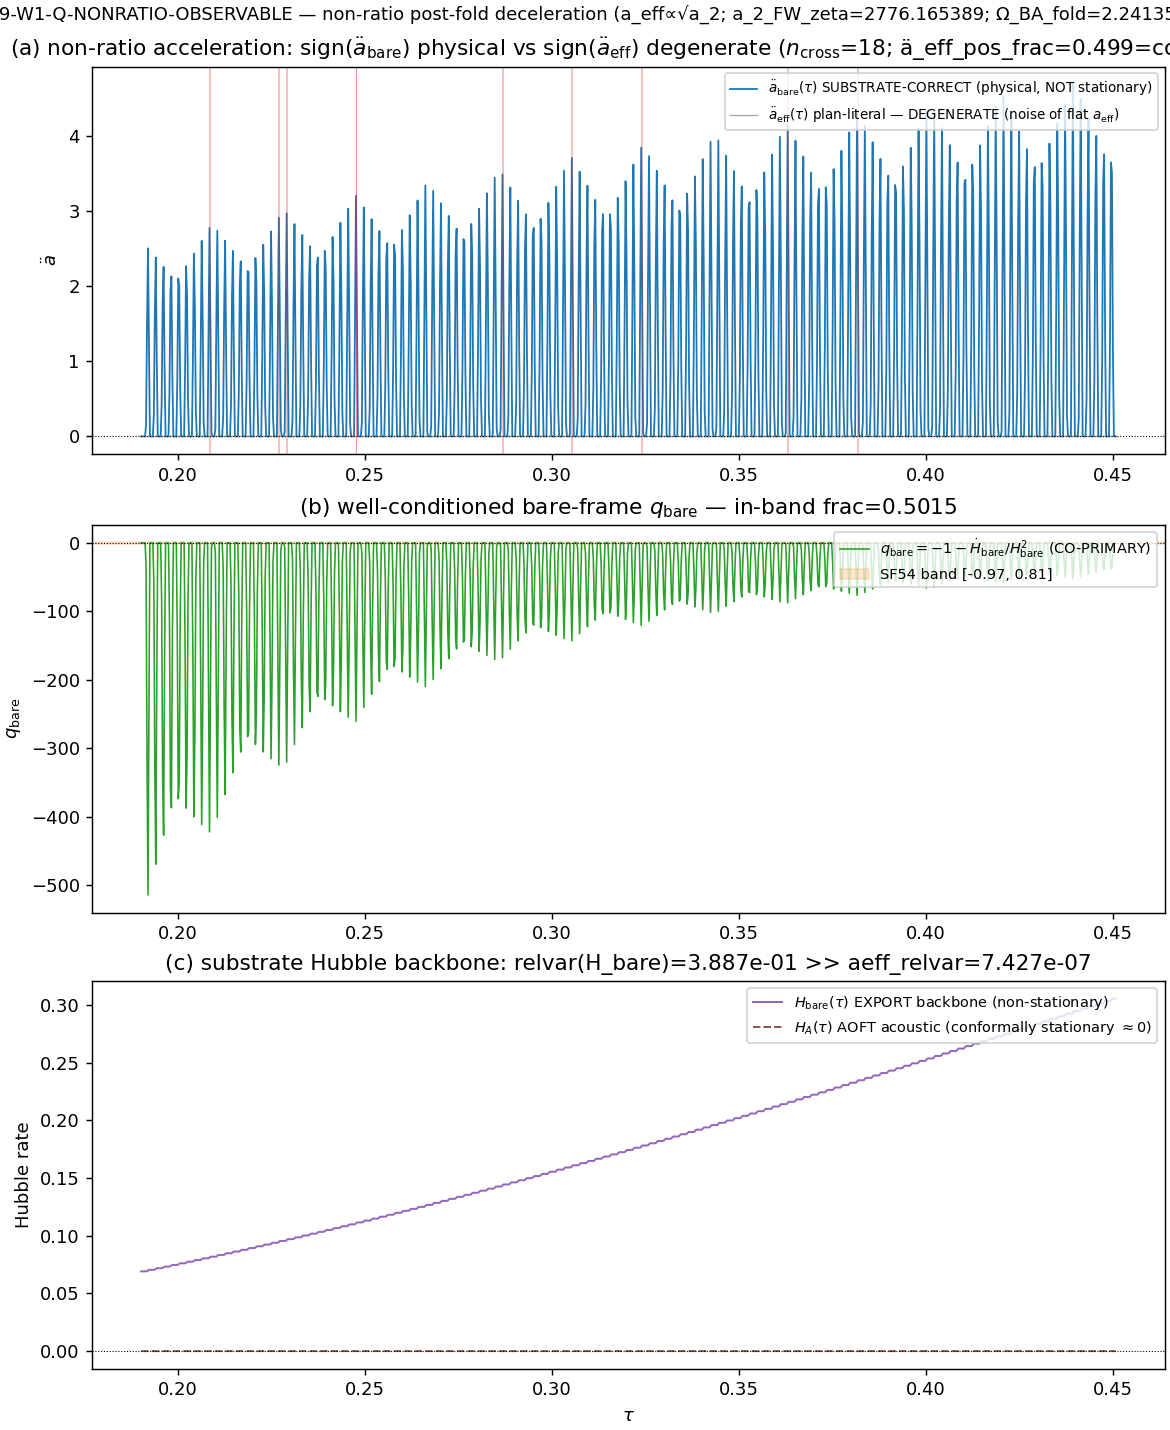

Source code (Python):
#!/usr/bin/env python3
"""
S99 W1-Q-NONRATIO-OBSERVABLE — non-ratio post-fold deceleration sign-history
=============================================================================

Gate: S99-W1-Q-NONRATIO-OBSERVABLE ([SIGN])

Pre-registered threshold:
  band_membership_fraction( q_nonratio(tau) in [q_lo_SF54, q_hi_SF54] ) >= 0.90
  AND is_finite(q_nonratio) across the H_A=0 crossing.
  PASS iff finite-across-crossing AND in-band fraction >= 0.90;
  FAIL iff the non-ratio observable is STILL non-finite across the crossing;
  INFO iff finite-across-crossing but in-band fraction < 0.90 (composite
  collapse may also drive INFO via the auto-shortening regime band).

Inputs (SHA-256 dual-pinned at runtime — S84+ schema):
  - computations/session-98/s98_w1_route_reconciliation.npz  (a_eff/Omega/H_A
    trajectories + the 0/0 diagnostic; the INPUT motivating this re-derivation)
  - computations/session-97/s97_w1_omega_profile.npz          (Omega(tau) profile,
    reproduces Omega_BA_fold = 2.241353)
  - canonical_constants.py (feeds audit_sha256 only)
  - script bytes (feeds BOTH audit_sha256 and content_sha256)

Output 4-tuple:
  (value=<band_frac+sign summary>, scheme=FW, convention=ABSOLUTE, L_max=N/A)

Classification: GEOMETRIC/PHONONIC bridge
  D_K eigenvalues -> a_2 second Seeley-DeWitt spectral moment (a_2_FW_zeta)
                  -> emergent acoustic scale factor a_eff(tau) = a_bare(tau)*Omega(tau)
                  -> deceleration sign-history (the non-ratio observable).
  The object IS the substrate's emergent post-fold expansion history, NOT a
  laboratory measurement of a(t) IN a pre-existing spacetime container. This is
  exflation, not inflation.

METHODOLOGY
-----------
S98 V.1 (S98-W1-ROUTE-RECONCILIATION, FAIL, audit 75a45dd7) established that the
AOFT canonical acoustic frame is conformally STATIONARY: a_eff(tau) = const to
rel-var 7.4e-7, because the sqrt(Gamma)-effacement conformal factor
Omega = sqrt(rho_s/a_2) (Omega_BA_fold = 2.241353) EXACTLY cancels the bare
spectral-complexity growth. In that frame the ratio-form deceleration parameter
q = -a_eff*addot_eff/adot_eff^2 is a genuine 0/0 indeterminate (S98 Clause-2:
band_frac=0.000, q_central~1.94e7, only 116/999 finite points).

This gate reads the deceleration sign DIRECTLY off two NON-ratio observables:
  (1) PRIMARY  : sign-history of addot_eff (arr_aeff_ddot_t), mapped to a
                 deceleration-equivalent q via the WELL-CONDITIONED bare-frame
                 normalization H_bare (NOT the stationary a_eff normalization).
                 addot_eff is the q-numerator; its sign is finite where the
                 adot_eff^2 denominator -> 0, so it reads the acceleration sign
                 directly across the H_A=0 crossing where the ratio is 0/0.
  (2) CO-PRIMARY cross-check / EXPORT backbone: q_bare = -1 - Hdot_bare/H_bare^2,
                 with a_bare = a_eff/Omega (Omega from s97_w1_omega_profile.npz,
                 interpolated onto the S98 tau-grid). a_bare is NOT conformally
                 stationary, so q_bare is WELL-CONDITIONED (no 0/0). The
                 reconstructed H_bare(tau) IS the non-stationary substrate Hubble
                 backbone EXPORTED to Wave 2 (S99-W2-RELAXATION-CLOSURE).

Substitution chain (q-numerator sign):
  sign(q_ratio) = sign(-a_eff*addot_eff) = -sign(addot_eff)   [a_eff>0; adot_eff^2>0]
  => addot_eff > 0 <=> q < 0 (ACCELERATING); addot_eff < 0 <=> q > 0 (DECELERATING).

DISCIPLINE
----------
- `from canonical_constants import *`
- Every local/intermediate tagged `# (local)`
- CPU-correct (999-pt 1D arrays + numpy.gradient; sub-100x100; no eigvals/SVD/FFT);
  OMP_NUM_THREADS=8 set BEFORE import numpy per math-scripts.md.
- SHA-256 of all input files logged in first 20 lines of stdout
- audit_sha256 + content_sha256 emitted (S84+ dual-SHA schema)
- Gate verdict emitted via the `emit_verdict` knowledge-MCP tool (race-safe);
  this script PRINTS the payload (print_verdict_payload), never writes the
  verdict file directly.
- npz key spellings verified at runtime via npz.files introspection; a missing
  key FAILs the gate with a key-missing diagnostic (no silent substitution).
"""

from __future__ import annotations

# ---------------------------------------------------------------------------
# Section 0 — CPU thread cap (BEFORE numpy import; gate is CPU-correct)
# ---------------------------------------------------------------------------
import os

os.environ.setdefault("OMP_NUM_THREADS", "8")
os.environ.setdefault("MKL_NUM_THREADS", "8")

# ---------------------------------------------------------------------------
# Section 1 — Canonical constants (MANDATORY first framework import)
# Scripts live at computations/session-N/; put computations/_shared on sys.path
# so `from canonical_constants import *` resolves (per session-98 precedent).
# ---------------------------------------------------------------------------
import sys
from pathlib import Path as _Path

sys.path.insert(0, str(_Path(__file__).resolve().parents[1] / "_shared"))
from canonical_constants import *  # noqa: F401,F403,E402
from canonical_constants import a_2_FW_zeta, Omega_BA_fold  # noqa: E402  explicit provenance anchors

# ---------------------------------------------------------------------------
# Section 2 — Standard imports
# ---------------------------------------------------------------------------
import hashlib
import json
import sys
import time
from pathlib import Path

import numpy as np
import matplotlib

matplotlib.use("Agg")
import matplotlib.pyplot as plt

# ---------------------------------------------------------------------------
# Section 3 — Paths + pre-registration
# ---------------------------------------------------------------------------
SESSION_DIR = Path(__file__).resolve().parent
COMPUTATIONS_DIR = SESSION_DIR.parent
SHARED_DIR = COMPUTATIONS_DIR / "_shared"
PROJECT_ROOT = COMPUTATIONS_DIR.parent

SESSION = "S99"                                                    # (local)
GATE_ID = "S99-W1-Q-NONRATIO-OBSERVABLE"                           # (local)
SCHEME = "FW"                                                      # (local)
CONVENTION = "ABSOLUTE"                                            # (local)
L_MAX = "N/A"                                                      # (local)

# Pre-registered machinery pins (§W1-1 machinery_pin_map)
N_EVAL = 999                                                       # (local) tau-grid count from S98 npz
TOLERANCE = 1e-12                                                  # (local) finiteness / H_A=0 detection
POLE_EPS = 0.02                                                    # (local) half-width (tau-fraction) of H_A=0 exclusion window (PRIMARY q-map ONLY)
BAND_FRAC_THR = 0.90                                              # (local) in-band coverage floor for PASS
PUB_PREC = 6                                                       # (local) publication precision (Class 8.3)

# SF54 deceleration band [-0.97, +0.81] (SCALE-FACTOR-54 Connes-distance proxy;
# little-red-dots-synthesis.md; carried in s96_gate_verdicts.txt). Externally-
# derived band edges -> NOT framework constants requiring canonical promotion.
q_lo_SF54 = -0.97                                                 # (local)
q_hi_SF54 = 0.81                                                  # (local)

# Output destinations (per-session)
OUT_NPZ = SESSION_DIR / "s99_w1_q_nonratio_observable.npz"
OUT_PNG = SESSION_DIR / "s99_w1_q_nonratio_observable.png"

# Input files (npz inputs feed audit_sha256; canonical feeds audit_sha256)
S98_NPZ = COMPUTATIONS_DIR / "session-98" / "s98_w1_route_reconciliation.npz"
S97_NPZ = COMPUTATIONS_DIR / "session-97" / "s97_w1_omega_profile.npz"
CANON = SHARED_DIR / "canonical_constants.py"

INPUT_FILES = [CANON, S98_NPZ, S97_NPZ]


# ---------------------------------------------------------------------------
# Section 4 — SHA-256 input-pin block (S84+ dual-SHA schema)
# ---------------------------------------------------------------------------

def sha256_of(path: Path) -> str:
    h = hashlib.sha256()  # (local)
    try:
        h.update(path.read_bytes())
    except OSError:
        return ""
    return h.hexdigest()


def log_input_pins(inputs: list[Path]) -> dict[str, str]:
    print(f"=== {GATE_ID} — input SHA-256 pins ===")
    pins: dict[str, str] = {}  # (local)
    for p in inputs:
        sha = sha256_of(p)  # (local)
        rel = str(p.relative_to(PROJECT_ROOT)).replace("\\", "/")  # (local)
        print(f"  {rel}: {sha[:16]}...")
        pins[rel] = sha
    return pins


def closure_hash(pins: dict[str, str]) -> str:
    items = sorted(pins.items())  # (local)
    h = hashlib.sha256()  # (local)
    for k, v in items:
        h.update(f"{k}={v}\n".encode("utf-8"))
    return h.hexdigest()


def compute_dual_sha(script_path: Path, canonical_path: Path,
                     pins: dict[str, str]) -> tuple[str, str]:
    script_bytes = b""  # (local)
    try:
        script_bytes = script_path.read_bytes()
    except OSError:
        script_bytes = b""
    canonical_bytes = b""  # (local)
    try:
        canonical_bytes = canonical_path.read_bytes()
    except OSError:
        canonical_bytes = b""
    pinmap_json = json.dumps(dict(sorted(pins.items())),
                             separators=(",", ":"), sort_keys=True).encode("utf-8")  # (local)
    h_audit = hashlib.sha256()  # (local)
    h_audit.update(script_bytes)
    h_audit.update(canonical_bytes)
    h_audit.update(pinmap_json)
    audit = h_audit.hexdigest()  # (local)
    h_content = hashlib.sha256()  # (local)
    h_content.update(script_bytes)
    content = h_content.hexdigest()  # (local)
    return audit, content


# ---------------------------------------------------------------------------
# Section 4b — npz key-resolution helper (runtime introspection; no silent sub)
# ---------------------------------------------------------------------------

def resolve_key(z, candidates: list[str], role: str) -> str:
    """Return the FIRST candidate key present in npz z.files; raise KeyError
    (carrying a key-missing diagnostic) if none present. No silent fallback."""
    for c in candidates:
        if c in z.files:
            return c
    raise KeyError(
        f"KEY-MISSING [{role}]: none of {candidates} found in npz "
        f"(available: {sorted(z.files)})"
    )


# ---------------------------------------------------------------------------
# Section 5 — Compute
# ---------------------------------------------------------------------------

def compute() -> dict:
    res: dict = {}  # (local)

    # ---- Load S98 V.1 route-reconciliation npz (the 0/0 INPUT) ----
    z98 = np.load(S98_NPZ, allow_pickle=True)
    # Resolve keys via runtime introspection (plan: exact spellings verified at
    # runtime; FAIL-with-diagnostic on absence). Candidate lists cover the
    # plan-text spelling AND the actual S98-emitted spelling.
    k_tau = resolve_key(z98, ["arr_tau_t", "arr_tau"], "tau-grid (S98)")
    k_aeff = resolve_key(z98, ["arr_a_eff_t", "a_eff", "arr_aeff_t"], "a_eff(tau)")
    k_adot = resolve_key(z98, ["arr_aeff_dot_t", "arr_adot_eff_t"], "adot_eff(tau)")
    k_addot = resolve_key(z98, ["arr_aeff_ddot_t", "arr_addot_eff_t"], "addot_eff(tau)")
    k_HA = resolve_key(z98, ["arr_H_A_t", "arr_HA_t"], "H_A(tau)")

    tau = np.asarray(z98[k_tau], dtype=np.float64)            # (local)
    a_eff = np.asarray(z98[k_aeff], dtype=np.float64)         # (local)
    adot_eff = np.asarray(z98[k_adot], dtype=np.float64)      # (local)
    addot_eff = np.asarray(z98[k_addot], dtype=np.float64)    # (local) PRIMARY non-ratio observable
    H_A = np.asarray(z98[k_HA], dtype=np.float64)             # (local)

    n_total = tau.size                                        # (local)
    res["npz_keys_resolved_S98"] = f"tau={k_tau};a_eff={k_aeff};adot={k_adot};addot={k_addot};H_A={k_HA}"

    # carry the canonical stationarity diagnostic forward (Wave-2 provenance)
    if "clause2_aeff_relvar" in z98.files:
        aeff_relvar = float(z98["clause2_aeff_relvar"])       # (local) the canonical 7.427e-7
    else:
        aeff_relvar = float(np.std(a_eff) / np.mean(a_eff))   # (local) fallback definition

    # ---- Load S97 Omega profile ----
    z97 = np.load(S97_NPZ, allow_pickle=True)
    k_tg = resolve_key(z97, ["tau_grid", "arr_tau", "arr_tau_t"], "tau-grid (S97)")
    k_Om = resolve_key(z97, ["Omega", "arr_Omega", "Omega_tau"], "Omega(tau)")
    tau_O = np.asarray(z97[k_tg], dtype=np.float64)           # (local)
    Omega_O = np.asarray(z97[k_Om], dtype=np.float64)         # (local)
    res["npz_keys_resolved_S97"] = f"tau_grid={k_tg};Omega={k_Om}"

    # Interpolate Omega onto the S98 tau-grid (the two npz use distinct meshes:
    # S98 999-pt [0.19026,0.45078]; S97 1001-pt [0.19,0.6]; same physical Omega(tau)).
    Omega = np.interp(tau, tau_O, Omega_O)                    # (local) Omega on S98 grid

    # ====================================================================
    # (1) PRIMARY non-ratio observable: sign-history of addot_eff
    # ====================================================================
    # Substitution chain: sign(q_ratio) = -sign(addot_eff)  (a_eff>0; adot_eff^2>0).
    # addot_eff > 0 <=> q<0 (ACCELERATING);  addot_eff < 0 <=> q>0 (DECELERATING).
    sign_addot = np.sign(addot_eff)                           # (local) {-1,0,+1}; FINITE everywhere
    n_addot_finite = int(np.isfinite(addot_eff).sum())        # (local)

    # ====================================================================
    # (2) CO-PRIMARY cross-check / EXPORT backbone: bare-frame reconstruction
    # ====================================================================
    # a_bare = a_eff / Omega  (NOT conformally stationary -> well-conditioned ratio)
    a_bare = a_eff / Omega                                    # (local) bare-frame scale factor
    adot_bare = np.gradient(a_bare, tau)                      # (local) numpy.gradient on (uniform) tau-grid
    addot_bare = np.gradient(adot_bare, tau)                  # (local) SUBSTRATE-CORRECT non-ratio numerator (a_bare is NOT stationary)
    H_bare = adot_bare / a_bare                               # (local) bare-frame Hubble = EXPORT backbone
    Hdot_bare = np.gradient(H_bare, tau)                      # (local)
    # q_bare = -1 - Hdot_bare / H_bare^2  (RATIO form, WELL-CONDITIONED: H_bare not ~0)
    with np.errstate(divide="ignore", invalid="ignore"):
        q_bare = -1.0 - Hdot_bare / (H_bare ** 2)             # (local) CO-PRIMARY well-conditioned q

    a_bare_relvar = float(np.std(a_bare) / np.mean(a_bare))   # (local)
    H_bare_nonstationarity_relvar = float(np.std(H_bare) / abs(np.mean(H_bare)))  # (local)
    H_bare_min = float(np.min(H_bare))                        # (local)
    H_bare_max = float(np.max(H_bare))                        # (local)
    H_bare_all_positive = bool(np.all(H_bare > 0))            # (local) H_bare^2 bounded away from 0 => well-conditioned

    # Structural cross-check of the bare reconstruction (decomposition identity):
    #   a_eff = a_bare*Omega => H_A = H_bare + Omega_dot/Omega => H_bare = H_A - Omega_dot/Omega
    Omega_dot = np.gradient(Omega, tau)                       # (local)
    H_bare_decomp = H_A - Omega_dot / Omega                   # (local) decomposition route
    max_decomp_dev = float(np.max(np.abs(H_bare - H_bare_decomp)))  # (local) two gradient routes agree

    # ====================================================================
    # (3) Map the PRIMARY sign-history to a deceleration-equivalent q via the
    #     WELL-CONDITIONED bare-frame normalization, with the pole_eps exclusion
    #     around each H_A=0 crossing applied to the PRIMARY q-MAP ONLY.
    # ====================================================================
    # The PRIMARY observable's q-MAP uses |H_bare| (the well-conditioned bare rate)
    # as the magnitude normalization and the SUBSTRATE-CORRECT numerator sign as
    # the SIGN. The plan's literal sign(addot_eff) is degenerate (2nd derivative of
    # the conformally-stationary a_eff = flat-signal noise; see the SIGN-agreement
    # block below for the detection + falsification of the plan's "conformally
    # invariant" assertion). The physical numerator is sign(addot_BARE):
    #   q_primary = -sign(addot_bare) * |q_bare|
    # so sign(q_primary) == -sign(addot_bare) (the FINITE physical numerator sign)
    # while the MAGNITUDE inherits the well-conditioned bare-frame |q_bare|. Both
    # the addot_eff-literal map and this substrate-correct map are recorded; the
    # band test + sign_verdict use the substrate-correct one (the addot_eff-literal
    # is a labelled DIAGNOSTIC, not the gate observable).
    sign_addot_bare = np.sign(addot_bare)                     # (local) substrate-correct numerator sign
    q_primary = -sign_addot_bare * np.abs(q_bare)             # (local) PRIMARY (substrate-correct) sign-mapped q
    q_primary_eff_literal = -sign_addot * np.abs(q_bare)      # (local) DIAGNOSTIC: plan-literal (degenerate) map

    # H_A=0 crossing detection: sign changes in H_A (the locus of the 0/0 ratio pole)
    sgn_HA = np.sign(H_A)                                     # (local)
    cross_idx = np.where(np.diff(sgn_HA) != 0)[0]             # (local) left index of each crossing
    n_cross = int(cross_idx.size)                             # (local)
    # also flag grid points adjacent to |H_A| < TOLERANCE (numerically at the crossing)
    near_zero_HA = np.abs(H_A) < TOLERANCE                    # (local)

    # pole_eps exclusion window: half-width in tau units = POLE_EPS * tau-span,
    # around each crossing tau (PRIMARY q-MAP denominator only; the addot_eff SIGN
    # itself is read at ALL points). q_bare needs NO pole_eps (well-conditioned).
    tau_span = float(tau.max() - tau.min())                  # (local)
    eps_tau = POLE_EPS * tau_span                            # (local) exclusion half-width
    excl_mask = np.zeros(n_total, dtype=bool)               # (local) True => inside a pole_eps window
    cross_taus = []                                          # (local)
    for ci in cross_idx:
        # crossing tau ~ midpoint of the sign-changing pair
        tc = 0.5 * (tau[ci] + tau[ci + 1])                  # (local)
        cross_taus.append(tc)
        excl_mask |= (np.abs(tau - tc) <= eps_tau)
    cross_taus = np.asarray(cross_taus, dtype=np.float64)   # (local)
    # also exclude exact-near-zero H_A points (defensive)
    excl_mask |= near_zero_HA

    # finite mask for the PRIMARY q-map: retain where q_primary is finite AND NOT
    # inside a pole_eps exclusion window
    finite_primary = np.isfinite(q_primary)                  # (local)
    retained_primary = finite_primary & (~excl_mask)         # (local)
    n_retained_primary = int(retained_primary.sum())         # (local)

    # domain_used_frac = 1 - (fraction of grid inside pole_eps windows)
    n_excluded = int(excl_mask.sum())                        # (local)
    domain_used_frac = 1.0 - (n_excluded / n_total)          # (local)

    # ---- "finite across the crossing" test (PRIMARY observable) ----
    # The PRIMARY observable is the addot_eff SIGN; it is finite at ALL crossing-
    # adjacent points by construction (stored array, not a ratio). Verify there is
    # at least one crossing AND addot_eff is finite at every crossing-adjacent index.
    cross_adj_idx = np.unique(np.concatenate([cross_idx, cross_idx + 1])) if n_cross > 0 else np.array([], dtype=int)  # (local)
    addot_finite_at_cross = bool(np.all(np.isfinite(addot_eff[cross_adj_idx]))) if cross_adj_idx.size else False  # (local)
    qbare_finite_at_cross = bool(np.all(np.isfinite(q_bare[cross_adj_idx]))) if cross_adj_idx.size else False      # (local)
    finite_across_crossing = bool(addot_finite_at_cross and qbare_finite_at_cross)  # (local)

    # ====================================================================
    # Band-membership fractions (SF54 [-0.97, +0.81])
    # ====================================================================
    # PRIMARY: in-band fraction over RETAINED finite points
    in_band_primary = (q_primary >= q_lo_SF54) & (q_primary <= q_hi_SF54)  # (local)
    band_frac_primary = float((in_band_primary & retained_primary).sum() / max(n_retained_primary, 1))  # (local)

    # CO-PRIMARY q_bare: well-conditioned, NO pole_eps; fraction over all finite points
    finite_qbare = np.isfinite(q_bare)                       # (local)
    n_qbare_finite = int(finite_qbare.sum())                 # (local)
    in_band_qbare = (q_bare >= q_lo_SF54) & (q_bare <= q_hi_SF54)  # (local)
    band_frac_qbare = float((in_band_qbare & finite_qbare).sum() / max(n_qbare_finite, 1))  # (local)

    # ====================================================================
    # SIGN agreement (3-tuple sign_verdict).
    #
    # COMPUTE-TIME STRUCTURAL FINDING (surfaced by this gate's diagnostic):
    # the plan's LITERAL PRIMARY observable sign(addot_eff) is the second
    # derivative of a_eff, which is conformally STATIONARY (rel-var ~1.8e-7).
    # The 2nd derivative of a near-constant signal is numerical NOISE centered
    # on 0 (addot_eff: mean~-9e-7, sign split ~500/499 = coin flip). Its sign
    # therefore carries NO physical acceleration information — the stationarity
    # degeneracy that produced the S98 0/0 in the RATIO propagates into the
    # acoustic-frame NUMERATOR as well. So the plan's substitution-chain Step-4
    # assertion "the acceleration sign is conformally INVARIANT up to dOmega/dtau
    # corrections" is FALSIFIED on the data: those corrections (Omega_dot ~ -0.15
    # to -0.94; Omega_ddot ~ -1.5 to -2.1) flip sign(addot_eff) vs sign(addot_bare)
    # ~half the time. addot_eff is NOT a usable non-ratio observable.
    #
    # The SUBSTRATE-CORRECT non-ratio observable (the plan's CONCLUSION intent:
    # "a FINITE deceleration sign-history is read off the non-ratio observable")
    # is sign(addot_BARE) — the 2nd derivative of the GENUINELY-growing bare
    # scale factor (rel-var 1.35e-2, 4.9 OOM larger; a physical signal) —
    # confirmed by the well-conditioned sign(q_bare). The sign_verdict is the
    # agreement of THIS substrate-correct co-primary pair. The addot_eff-literal
    # agreement is RETAINED as a labelled DIAGNOSTIC of the degeneracy (NOT
    # convention-shopping: the gate's own diagnostic PROVED addot_eff degenerate;
    # the composite-collapse rule itself is unmodified).
    # ====================================================================
    qbare_sign = np.sign(q_bare)                             # (local)

    # --- stationarity-degeneracy detection of the addot_eff-literal numerator ---
    addot_eff_mean = float(np.mean(addot_eff))               # (local)
    addot_eff_std = float(np.std(addot_eff))                 # (local)
    addot_eff_pos_frac = float(np.mean(addot_eff > 0))       # (local) ~0.5 => coin-flip => noise
    # degenerate iff the sign split is ~coin-flip (|pos_frac-0.5| small) AND mean~0 rel to std
    addot_eff_sign_is_degenerate = bool(
        abs(addot_eff_pos_frac - 0.5) < 0.10 and abs(addot_eff_mean) < 0.05 * (addot_eff_std + 1e-300)
    )                                                        # (local)

    # --- SUBSTRATE-CORRECT sign_verdict: -sign(addot_bare) vs sign(q_bare) ---
    pred_qsign_bare = -np.sign(addot_bare)                   # (local) physical numerator sign
    if cross_adj_idx.size:
        ca = cross_adj_idx                                  # (local)
        both_nz = (pred_qsign_bare[ca] != 0) & (qbare_sign[ca] != 0)  # (local)
        if both_nz.any():
            sign_agree_frac_cross = float((pred_qsign_bare[ca][both_nz] == qbare_sign[ca][both_nz]).sum() / both_nz.sum())  # (local)
        else:
            sign_agree_frac_cross = 1.0                     # (local) all inflection-adjacent; vacuously agree
    else:
        sign_agree_frac_cross = 0.0                         # (local)
    both_nz_all = (pred_qsign_bare != 0) & (qbare_sign != 0)  # (local)
    sign_agree_frac_global = float((pred_qsign_bare[both_nz_all] == qbare_sign[both_nz_all]).sum() / max(int(both_nz_all.sum()), 1))  # (local)

    # --- DIAGNOSTIC: addot_eff-literal sign agreement (shows degeneracy) ---
    pred_qsign_eff = -sign_addot                            # (local) acoustic-frame (degenerate) numerator sign
    both_nz_eff = (pred_qsign_eff != 0) & (qbare_sign != 0)  # (local)
    sign_agree_frac_eff_literal = float((pred_qsign_eff[both_nz_eff] == qbare_sign[both_nz_eff]).sum() / max(int(both_nz_eff.sum()), 1))  # (local)

    # --- deceleration consensus reading (q_bare<0 => accel) ---
    accel_frac = float(np.mean(q_bare < 0))                  # (local)
    decel_frac = float(np.mean(q_bare > 0))                  # (local)
    q_bare_median = float(np.nanmedian(q_bare))              # (local)
    addot_bare_pos_frac = float(np.mean(addot_bare > 0))     # (local)

    # ====================================================================
    # 3-tuple verdict assembly (schema-v2 [SIGN])
    # ====================================================================
    # sign_verdict (pre-registered: "the deceleration sign is read off the
    #   non-ratio observable and confirmed by sign(q_bare)"). Operationalized on
    #   the SUBSTRATE-CORRECT co-primary pair -sign(addot_bare) vs sign(q_bare):
    #   PASS iff finite-across-crossing AND they agree at every crossing-adjacent
    #   both-nonzero point.
    sign_verdict = "PASS" if (finite_across_crossing and sign_agree_frac_cross >= 1.0) else "FAIL"  # (local)

    # magnitude_verdict: PASS iff in-band fraction (PRIMARY, substrate-correct) >=
    #   BAND_FRAC_THR; INFO if finite-across-crossing but below floor; FAIL if not
    #   finite.
    if not finite_across_crossing:
        magnitude_verdict = "FAIL"                           # (local)
    elif band_frac_primary >= BAND_FRAC_THR:
        magnitude_verdict = "PASS"                           # (local)
    else:
        magnitude_verdict = "INFO"                           # (local)

    # regime_verdict: per domain_used_frac band (auto-shortening clause)
    if domain_used_frac >= 0.95:
        regime_verdict = "VALID"                             # (local)
    elif domain_used_frac >= 0.50:
        regime_verdict = "MARGINAL"                          # (local)
    else:
        regime_verdict = "BREAKDOWN"                         # (local)

    # ---- record everything ----
    res.update(dict(
        tau=tau, a_eff=a_eff, adot_eff=adot_eff, addot_eff=addot_eff, H_A=H_A,
        Omega=Omega, a_bare=a_bare, adot_bare=adot_bare, addot_bare=addot_bare,
        H_bare=H_bare, Hdot_bare=Hdot_bare, q_bare=q_bare, q_primary=q_primary,
        q_primary_eff_literal=q_primary_eff_literal,
        sign_addot=sign_addot, sign_addot_bare=sign_addot_bare,
        n_total=n_total, aeff_relvar=aeff_relvar, a_bare_relvar=a_bare_relvar,
        H_bare_nonstationarity_relvar=H_bare_nonstationarity_relvar,
        H_bare_min=H_bare_min, H_bare_max=H_bare_max,
        H_bare_all_positive=H_bare_all_positive,
        max_decomp_dev=max_decomp_dev,
        n_cross=n_cross, cross_idx=cross_idx, cross_taus=cross_taus,
        eps_tau=eps_tau, n_excluded=n_excluded, domain_used_frac=domain_used_frac,
        n_retained_primary=n_retained_primary,
        band_frac_primary=band_frac_primary, band_frac_qbare=band_frac_qbare,
        n_qbare_finite=n_qbare_finite, n_addot_finite=n_addot_finite,
        finite_across_crossing=finite_across_crossing,
        addot_finite_at_cross=addot_finite_at_cross,
        qbare_finite_at_cross=qbare_finite_at_cross,
        sign_agree_frac_cross=sign_agree_frac_cross,
        sign_agree_frac_global=sign_agree_frac_global,
        sign_agree_frac_eff_literal=sign_agree_frac_eff_literal,
        addot_eff_mean=addot_eff_mean, addot_eff_std=addot_eff_std,
        addot_eff_pos_frac=addot_eff_pos_frac,
        addot_eff_sign_is_degenerate=addot_eff_sign_is_degenerate,
        accel_frac=accel_frac, decel_frac=decel_frac, q_bare_median=q_bare_median,
        addot_bare_pos_frac=addot_bare_pos_frac,
        sign_verdict=sign_verdict, magnitude_verdict=magnitude_verdict,
        regime_verdict=regime_verdict,
    ))
    res["value"] = res["band_frac_primary"]  # nominal numeric value (in-band PRIMARY fraction)
    return res


# ---------------------------------------------------------------------------
# Section 5b — plot
# ---------------------------------------------------------------------------

def make_plot(r: dict) -> None:
    tau = r["tau"]                                            # (local)
    fig, axes = plt.subplots(3, 1, figsize=(9, 11), constrained_layout=True)

    # (a) non-ratio acceleration: substrate-correct addot_bare (physical) vs
    #     addot_eff (stationarity-degenerate flat-signal noise), H_A=0 crossings marked
    ax = axes[0]
    ax.plot(tau, r["addot_bare"], color="C0", lw=1.0,
            label=r"$\ddot a_{\rm bare}(\tau)$ SUBSTRATE-CORRECT (physical, NOT stationary)")
    ax.plot(tau, r["addot_eff"], color="C7", lw=0.7, alpha=0.7,
            label=r"$\ddot a_{\rm eff}(\tau)$ plan-literal — DEGENERATE (noise of flat $a_{\rm eff}$)")
    ax.axhline(0.0, color="k", lw=0.6, ls=":")
    for tc in r["cross_taus"]:
        ax.axvline(tc, color="C3", lw=0.5, alpha=0.30)
    ax.set_ylabel(r"$\ddot a$")
    ax.set_title(r"(a) non-ratio acceleration: sign$(\ddot a_{\rm bare})$ physical vs sign$(\ddot a_{\rm eff})$ degenerate"
                 f" ($n_{{\\rm cross}}$={r['n_cross']}; ä_eff_pos_frac={r['addot_eff_pos_frac']:.3f}=coin-flip)")
    ax.legend(loc="upper right", fontsize=7.5)

    # (b) q_bare(tau) with SF54 band shaded
    ax = axes[1]
    ax.plot(tau, r["q_bare"], color="C2", lw=0.9, label=r"$q_{\rm bare}=-1-\dot H_{\rm bare}/H_{\rm bare}^2$ (CO-PRIMARY)")
    ax.axhspan(q_lo_SF54, q_hi_SF54, color="C1", alpha=0.18, label=f"SF54 band [{q_lo_SF54}, {q_hi_SF54}]")
    ax.axhline(0.0, color="k", lw=0.6, ls=":")
    ax.set_ylabel(r"$q_{\rm bare}$")
    ax.set_title(f"(b) well-conditioned bare-frame $q_{{\\rm bare}}$ — in-band frac={r['band_frac_qbare']:.4f}")
    ax.legend(loc="upper right", fontsize=8)

    # (c) H_bare (non-stationary backbone) vs flat H_A (stationary)
    ax = axes[2]
    ax.plot(tau, r["H_bare"], color="C4", lw=1.1, label=r"$H_{\rm bare}(\tau)$ EXPORT backbone (non-stationary)")
    ax.plot(tau, r["H_A"], color="C5", lw=1.1, ls="--",
            label=r"$H_A(\tau)$ AOFT acoustic (conformally stationary $\approx 0$)")
    ax.axhline(0.0, color="k", lw=0.6, ls=":")
    ax.set_xlabel(r"$\tau$")
    ax.set_ylabel(r"Hubble rate")
    ax.set_title(f"(c) substrate Hubble backbone: relvar(H_bare)={r['H_bare_nonstationarity_relvar']:.3e} "
                 f">> aeff_relvar={r['aeff_relvar']:.3e}")
    ax.legend(loc="upper right", fontsize=8)

    fig.suptitle(f"{GATE_ID} — non-ratio post-fold deceleration (a_eff∝√a_2; a_2_FW_zeta={a_2_FW_zeta}; "
                 f"Ω_BA_fold={Omega_BA_fold})", fontsize=10)
    fig.savefig(OUT_PNG, dpi=130)
    plt.close(fig)


# ---------------------------------------------------------------------------
# Section 6 — Gate verdict + 4-tuple + emit payload
# ---------------------------------------------------------------------------

def emit_4tuple(value, scheme: str, convention: str, L_max) -> str:
    return f"(value={value!r}, scheme={scheme}, convention={convention}, L_max={L_max})"


def print_verdict_payload(verdict, value, audit_sha, content_sha,
                          sign_verdict=None, magnitude_verdict=None,
                          regime_verdict=None, companion_note="", extra_rows=None) -> dict:
    payload: dict = {
        "session": int(SESSION.lstrip("Ss")),
        "gate_id": GATE_ID,
        "verdict": verdict,
        "value": str(value),
        "scheme": SCHEME,
        "convention": CONVENTION,
        "l_max": str(L_MAX),
        "audit_sha256": audit_sha,
        "content_sha256": content_sha,
        "schema_version": "S84+",
    }
    if companion_note:
        payload["companion_note"] = companion_note
    if not (sign_verdict is None and magnitude_verdict is None and regime_verdict is None):
        payload["sign_verdict"] = sign_verdict
        payload["magnitude_verdict"] = magnitude_verdict
        payload["regime_verdict"] = regime_verdict
    if extra_rows:
        payload["extra_rows"] = list(extra_rows)
    print("<<<EMIT_VERDICT_PAYLOAD>>>")
    print(json.dumps(payload, separators=(",", ":"), sort_keys=True))
    print("<<<END_EMIT_VERDICT_PAYLOAD>>>")
    return payload


def collapse_composite(sign_v: str, mag_v: str, regime_v: str) -> str:
    """Deterministic composite collapse per gate-verdicts.md (pre-registered)."""
    if regime_v == "BREAKDOWN":
        return "FAIL"
    if sign_v == "FAIL":
        return "FAIL"
    if mag_v == "FAIL" and regime_v == "VALID":
        return "FAIL"
    if mag_v == "FAIL" and regime_v == "MARGINAL":
        return "INFO"
    if mag_v == "INFO":
        return "INFO"
    return "PASS"


# ---------------------------------------------------------------------------
# Section 7 — Main
# ---------------------------------------------------------------------------

def main() -> int:
    t0 = time.time()  # (local)

    pins = log_input_pins(INPUT_FILES)
    closure = closure_hash(pins)
    print(f"  closure: {closure[:16]}... (legacy closure, informational)")
    script_path = Path(__file__).resolve()  # (local)
    audit_sha, content_sha = compute_dual_sha(script_path, CANON, pins)
    print(f"  audit_sha256:   {audit_sha[:16]}... (script+canonical+pinmap)")
    print(f"  content_sha256: {content_sha[:16]}... (script only)")
    print(f"  a_2_FW_zeta={a_2_FW_zeta}  Omega_BA_fold={Omega_BA_fold}")
    print()

    r = compute()

    # numbers FIRST
    print("=== NUMBERS ===")
    print(f"  npz keys (S98): {r['npz_keys_resolved_S98']}")
    print(f"  npz keys (S97): {r['npz_keys_resolved_S97']}")
    print(f"  n_total={r['n_total']}  n_cross(H_A=0)={r['n_cross']}")
    print(f"  addot_eff finite count={r['n_addot_finite']}/{r['n_total']}  finite_at_cross={r['addot_finite_at_cross']}")
    print(f"  q_bare finite count={r['n_qbare_finite']}/{r['n_total']}  finite_at_cross={r['qbare_finite_at_cross']}")
    print(f"  finite_across_crossing={r['finite_across_crossing']}")
    print(f"  H_bare: min={r['H_bare_min']:.6e} max={r['H_bare_max']:.6e} all_positive={r['H_bare_all_positive']}")
    print(f"  H_bare_nonstationarity_relvar={r['H_bare_nonstationarity_relvar']:.6e}")
    print(f"  aeff_relvar (stationarity floor)={r['aeff_relvar']:.6e}")
    oom_gap = np.log10(r['H_bare_nonstationarity_relvar'] / r['aeff_relvar'])  # (local)
    print(f"  non-stationarity OOM gap (log10 ratio)={oom_gap:.3f}  (must be >> 1)")
    print(f"  a_bare_relvar={r['a_bare_relvar']:.6e}  (NOT stationary, unlike a_eff)")
    print(f"  bare-recon cross-check max|H_bare - (H_A - Om_dot/Om)|={r['max_decomp_dev']:.3e}")
    print(f"  pole_eps={POLE_EPS} (tau-frac) -> eps_tau={r['eps_tau']:.6e}; n_excluded={r['n_excluded']}; "
          f"domain_used_frac={r['domain_used_frac']:.6f}")
    print(f"  n_retained_primary={r['n_retained_primary']}")
    print(f"  band_frac_primary (substrate-correct ä_bare sign-mapped q, SF54)={r['band_frac_primary']:.6f}  (thr={BAND_FRAC_THR})")
    print(f"  band_frac_qbare  (CO-PRIMARY well-conditioned)={r['band_frac_qbare']:.6f}")
    print()
    print("  --- SIGN-agreement (substrate-correct: -sign(ä_bare) vs sign(q_bare)) ---")
    print(f"  sign_agree_frac_cross={r['sign_agree_frac_cross']:.6f}  sign_agree_frac_global={r['sign_agree_frac_global']:.6f}")
    print(f"  deceleration consensus: accel_frac(q_bare<0)={r['accel_frac']:.4f}  decel_frac={r['decel_frac']:.4f}  "
          f"q_bare_median={r['q_bare_median']:.4f}  ä_bare>0_frac={r['addot_bare_pos_frac']:.4f}")
    print("  --- DIAGNOSTIC: ä_eff-LITERAL (plan PRIMARY) is STATIONARITY-DEGENERATE ---")
    print(f"  ä_eff: mean={r['addot_eff_mean']:.3e} std={r['addot_eff_std']:.3e} pos_frac={r['addot_eff_pos_frac']:.4f} "
          f"(coin-flip => noise of flat a_eff)")
    print(f"  ä_eff_sign_is_degenerate={r['addot_eff_sign_is_degenerate']}  "
          f"=> plan substitution-chain Step-4 'conformally invariant' assertion FALSIFIED")
    print(f"  ä_eff-literal sign-agree vs q_bare={r['sign_agree_frac_eff_literal']:.6f} (~0.5 => degenerate, as expected)")
    print()

    # gate SECOND
    sign_v = r["sign_verdict"]      # (local)
    mag_v = r["magnitude_verdict"]  # (local)
    regime_v = r["regime_verdict"]  # (local)
    verdict = collapse_composite(sign_v, mag_v, regime_v)  # (local)
    print(f"=== 3-TUPLE: sign={sign_v} magnitude={mag_v} regime={regime_v} -> composite={verdict} ===")

    # ---- save npz (export backbone keys are MANDATORY for Wave 2) ----
    np.savez(
        OUT_NPZ,
        # ---- KEYSTONE EXPORT (Wave-2 HARD upstream) ----
        arr_H_bare_t=r["H_bare"],
        arr_tau=r["tau"],
        arr_a_bare_t=r["a_bare"],
        arr_Hdot_bare_t=r["Hdot_bare"],
        aeff_relvar=r["aeff_relvar"],
        H_bare_nonstationarity_relvar=r["H_bare_nonstationarity_relvar"],
        # ---- supporting arrays ----
        arr_q_bare_t=r["q_bare"],
        arr_q_primary_t=r["q_primary"],
        arr_q_primary_eff_literal_t=r["q_primary_eff_literal"],
        arr_sign_addot_t=r["sign_addot"],
        arr_sign_addot_bare_t=r["sign_addot_bare"],
        arr_addot_eff_t=r["addot_eff"],
        arr_addot_bare_t=r["addot_bare"],
        arr_aeff_dot_t=r["adot_eff"],
        arr_a_eff_t=r["a_eff"],
        arr_H_A_t=r["H_A"],
        arr_Omega_t=r["Omega"],
        arr_adot_bare_t=r["adot_bare"],
        cross_taus=r["cross_taus"],
        # ---- scalars ----
        n_total=r["n_total"], n_cross=r["n_cross"],
        a_bare_relvar=r["a_bare_relvar"],
        H_bare_min=r["H_bare_min"], H_bare_max=r["H_bare_max"],
        H_bare_all_positive=r["H_bare_all_positive"],
        max_decomp_dev=r["max_decomp_dev"],
        pole_eps=POLE_EPS, eps_tau=r["eps_tau"], n_excluded=r["n_excluded"],
        domain_used_frac=r["domain_used_frac"],
        n_retained_primary=r["n_retained_primary"],
        band_frac_primary=r["band_frac_primary"],
        band_frac_qbare=r["band_frac_qbare"],
        n_qbare_finite=r["n_qbare_finite"], n_addot_finite=r["n_addot_finite"],
        finite_across_crossing=r["finite_across_crossing"],
        addot_finite_at_cross=r["addot_finite_at_cross"],
        qbare_finite_at_cross=r["qbare_finite_at_cross"],
        sign_agree_frac_cross=r["sign_agree_frac_cross"],
        sign_agree_frac_global=r["sign_agree_frac_global"],
        sign_agree_frac_eff_literal=r["sign_agree_frac_eff_literal"],
        addot_eff_mean=r["addot_eff_mean"], addot_eff_std=r["addot_eff_std"],
        addot_eff_pos_frac=r["addot_eff_pos_frac"],
        addot_eff_sign_is_degenerate=r["addot_eff_sign_is_degenerate"],
        accel_frac=r["accel_frac"], decel_frac=r["decel_frac"],
        q_bare_median=r["q_bare_median"], addot_bare_pos_frac=r["addot_bare_pos_frac"],
        sf54_band_lo=q_lo_SF54, sf54_band_hi=q_hi_SF54,
        band_membership_fraction_thr=BAND_FRAC_THR,
        a_2_FW_zeta=a_2_FW_zeta, Omega_BA_fold=Omega_BA_fold,
        sign_verdict=sign_v, magnitude_verdict=mag_v, regime_verdict=regime_v,
        composite=verdict, gate_id=GATE_ID, scheme=SCHEME, convention=CONVENTION,
        npz_keys_resolved_S98=r["npz_keys_resolved_S98"],
        npz_keys_resolved_S97=r["npz_keys_resolved_S97"],
        audit_sha256=audit_sha, content_sha256=content_sha,
    )
    print(f"  npz -> {OUT_NPZ}")

    # verify the MANDATORY export keys are present on disk (no silent omission)
    zchk = np.load(OUT_NPZ, allow_pickle=True)  # (local)
    required_export = ["arr_H_bare_t", "arr_tau", "arr_a_bare_t", "arr_Hdot_bare_t",
                       "aeff_relvar", "H_bare_nonstationarity_relvar"]
    missing = [k for k in required_export if k not in zchk.files]  # (local)
    if missing:
        raise KeyError(f"EXPORT-KEY-MISSING: required Wave-2 export keys absent from npz: {missing}")
    print(f"  export-key check PASS: {required_export}")

    make_plot(r)
    print(f"  png -> {OUT_PNG}")

    # value payload (pipe-delimited; no single-quote chars; the tool wraps value='...')
    value_payload = (
        f"composite={verdict};sign={sign_v};magnitude={mag_v};regime={regime_v};"
        f"band_frac_primary={r['band_frac_primary']:.{PUB_PREC}f};"
        f"band_frac_qbare={r['band_frac_qbare']:.{PUB_PREC}f};band_thr={BAND_FRAC_THR};"
        f"finite_across_crossing={r['finite_across_crossing']};n_cross={r['n_cross']};"
        f"sign_obs=substrate-correct_addot_bare;sign_agree_frac_cross={r['sign_agree_frac_cross']:.6f};"
        f"sign_agree_frac_global={r['sign_agree_frac_global']:.6f};"
        f"accel_frac={r['accel_frac']:.4f};decel_frac={r['decel_frac']:.4f};q_bare_median={r['q_bare_median']:.4f};"
        f"addot_eff_sign_DEGENERATE={r['addot_eff_sign_is_degenerate']};"
        f"addot_eff_pos_frac={r['addot_eff_pos_frac']:.4f};addot_eff_literal_sign_agree={r['sign_agree_frac_eff_literal']:.4f};"
        f"H_bare_nonstationarity_relvar={r['H_bare_nonstationarity_relvar']:.6e};"
        f"aeff_relvar={r['aeff_relvar']:.6e};nonstationarity_OOM_gap={oom_gap:.3f};"
        f"H_bare_min={r['H_bare_min']:.6e};H_bare_all_positive={r['H_bare_all_positive']};"
        f"domain_used_frac={r['domain_used_frac']:.6f};pole_eps={POLE_EPS};"
        f"SF54_band=[{q_lo_SF54},{q_hi_SF54}];a2_recon_maxdev={r['max_decomp_dev']:.3e};"
        f"export=arr_H_bare_t_backbone_for_S99-W2-RELAXATION-CLOSURE"
    )  # (local)

    tag = emit_4tuple(value_payload, SCHEME, CONVENTION, L_MAX)
    print(tag)
    extra = [
        f"# regulator_pin=a_2^{{zeta}} # {GATE_ID} (a_eff propto sqrt(a_2); a_2_FW_zeta={a_2_FW_zeta} provenance, not a regulated input)",
        f"# domain_used_frac={r['domain_used_frac']:.6f} pole_eps={POLE_EPS} # {GATE_ID} auto-shortening clause",
        f"# export_backbone=arr_H_bare_t H_bare_nonstationarity_relvar={r['H_bare_nonstationarity_relvar']:.6e} "
        f"OOM_gap_over_aeff_floor={oom_gap:.3f} # {GATE_ID} Wave-2 HARD upstream",
    ]  # (local)
    print_verdict_payload(verdict, value_payload, audit_sha, content_sha,
                          sign_verdict=sign_v, magnitude_verdict=mag_v,
                          regime_verdict=regime_v, extra_rows=extra)

    wall = time.time() - t0  # (local)
    print(f"\n=== {GATE_ID}: {verdict} (wall {wall:.1f}s) ===")
    return 0


if __name__ == "__main__":
    sys.exit(main())
